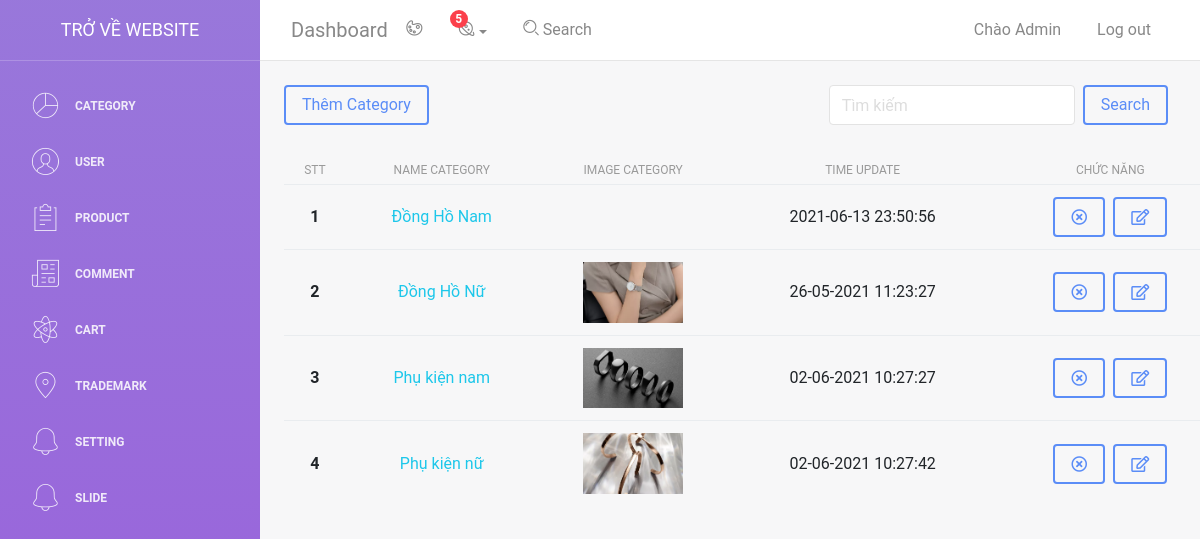
The app's page /admin/light-bootstrap-dashboard-master/examples/category.php?q=category (signed in), older data.
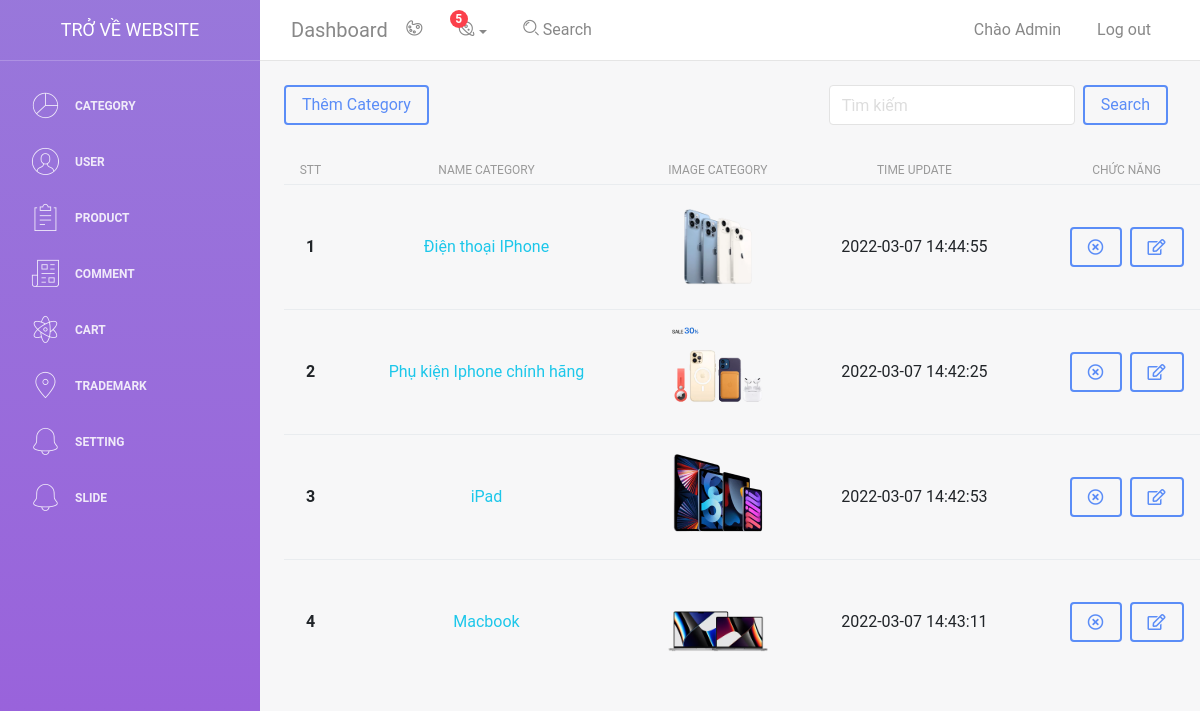
The same page, newer data.
### tables this page shows
CREATE TABLE `users` (
  `id_user` int(11) NOT NULL,
  `name` varchar(50) NOT NULL,
  `email` text NOT NULL,
  `phone` int(11) NOT NULL,
  `address` text NOT NULL,
  `password` text NOT NULL,
  `image` text NOT NULL,
  `admin` bit(1) NOT NULL,
  `time` text NOT NULL,
  `time_update` text NOT NULL
);

CREATE TABLE `categories` (
  `id_category` int(11) NOT NULL,
  `name_category` varchar(50) NOT NULL,
  `image_banner` text NOT NULL,
  `image` text NOT NULL,
  `time_old` text NOT NULL,
  `time_update` text NOT NULL
);

### admin/light-bootstrap-dashboard-master/examples/category_show.php (the view)
<div class="d-flex justify-content-between">
  <?php
  if (isset($_COOKIE['user'])) {
    $email = $_COOKIE['user'];
    $sql_user = "SELECT * FROM `users` WHERE `email` = '$email'";
    $result_user = $conn->query($sql_user);
    if ($result_user->num_rows > 0) {
      while ($row_user = $result_user->fetch_assoc()) {
        $admin = $row_user['admin'];
      }
    }
    if ($admin == 1) {
      echo '<div class="m-4">
        <a class="btn btn-primary" href="category.php?q=them">Thêm Category</a>
    </div>
    <div class="search m-4">
        <form method="post" action="" class="d-flex">
          <div class="me-2">
            <input type="text" required placeholder="Tìm kiếm" name="search" class="form-control" id="exampleInputEmail1" aria-describedby="emailHelp">
          </div>
          <button type="submit" name="submit_search" class="btn mx-2 btn-primary">Search</button>
        </form>
      </div>
    </div>
    <table class="table mx-4">
      <thead>
        <tr class="update">
          <th scope="col" style="text-align: center !important;">STT</th>
          <th scope="col" style="text-align: center !important;">NAME CATEGORY</th>
          <th scope="col" style="text-align: center !important;">IMAGE CATEGORY</th>
          <th scope="col" style="text-align: center !important;">TIME UPDATE</th>
          <th scope="col" style="text-align: center !important;">CHỨC NĂNG</th>
        </tr>
      </thead>
      <tbody>';
      if (isset($_POST['submit_search'])) {
        $search = $_POST['search'];
        $tim = "SELECT * FROM `categories` WHERE `name_category` LIKE '%$search%'";
        $result_search = $conn->query($tim);
        $dem = 1;
        if ($result_search->num_rows > 0) {
          while ($row_search = $result_search->fetch_assoc()) {
            echo '<tr>
                  <th style="text-align: center !important;" scope="row">' . $dem . '</th>
                  <td style="text-align: center !important;"><a href="../../../category.php?id='.$row_search['id_category'].'">' . $row_search['name_category'] . '</a></td>
                  <td style="text-align: center !important;"><img width="100px" src="images/category/' . $row_search['image'] . '" alt=""></td>
                  <td style="text-align: center !important;">' . $row_search['time_update'] . '</td>
                  <td style="text-align: center !important;"><a href="category_delete.php?id=' . $row_search['id_category'] . '" onclick="return confirm(\'Bạn có muốn xóa không ?\')"><i class="fas mx-1 btn btn-primary fa-times-circle"></i></a><a href="category_update.php?q=sua&id=' . $row_search['id_category'] . '"><i class="mx-1 btn btn-primary fas fa-edit"></i></a></td>
                </tr>';
            $dem++;
          }
        } else {
          echo '<div class="alert alert-danger" role="alert">
              <p class="m-0">Kết quả tìm kiếm không có!!!</p>
            </div>';
        }
      } else {
        include 'db.php';
        $sql = "SELECT * FROM `categories`";
        $result = $conn->query($sql);
        $dem = 1;
        if ($result->num_rows > 0) {
          while ($row = $result->fetch_assoc()) {
            echo '<tr>
                  <th style="text-align: center !important;" scope="row">' . $dem . '</th>
                  <td style="text-align: center !important;"><a href="../../../category.php?id='.$row['id_category'].'">' . $row['name_category'] . '</td>
                  <td style="text-align: center !important;"><img width="100px" src="images/category/' . $row['image'] . '" alt=""></td>
                  <td style="text-align: center !important;">' . $row['time_update'] . '</td>
                  <td style="text-align: center !important;"><a href="category_delete.php?id=' . $row['id_category'] . '" onclick="return confirm(\'Bạn có muốn xóa không ?\')"><i class="fas mx-1 btn btn-primary fa-times-circle"></i></a><a href="category_update.php?q=sua&id=' . $row['id_category'] . '"><i class="mx-1 btn btn-primary fas fa-edit"></i></a></td>
                </tr>';
            $dem++;
          }
        }
      }
    } else {
      echo '<div class="alert mx-auto mt-5 alert-danger">
            <span>Bạn không phải admin!!!</span>
        </div>';
    }
  }
  ?>
  </tbody>
  </table>

### admin/light-bootstrap-dashboard-master/examples/category.php (shortened to what this page needs)
<?php
if (isset($_COOKIE['user'])) {
    include 'header.php';
    include 'db.php';
    if (isset($_GET['q'])) {
        $q = $_GET['q'];
        switch ($q) {
            case 'category':
                include 'category_show.php';
                break;
        }
    }
} else {
    header('Location: https://lh3.googleusercontent.com/proxy/APYMtvaXeetaz24UWRkUEv8lD0C6OD6Kv0Wgwrbw_CODDpkxtyCvyQ6gFhMcywNIsz112fQGmPDbBhXxGfdANHlsr6voTHeqhE_nyGMSOwdI5UKGvYPR7RxWDdtf');
}
?>

### admin/light-bootstrap-dashboard-master/examples/header.php (shortened to what this page needs)
<!DOCTYPE html>
<html lang="en">
<head>
    <link rel="stylesheet" href="https://cdnjs.cloudflare.com/ajax/libs/font-awesome/5.15.3/css/all.min.css" />
    <link href="../assets/css/bootstrap.min.css" rel="stylesheet" />
    <link href="../assets/css/light-bootstrap-dashboard.css?v=2.0.0 " rel="stylesheet" />
    <link href="../assets/css/demo.css?v=<?php echo time(); ?>" rel="stylesheet" />
</head>
<body>
    <div class="wrapper">
        <div class="sidebar" data-image="../assets/img/sidebar-5.jpg">
            <div class="sidebar-wrapper">
                <div class="logo">
                    <a href="../../../index.php" class="simple-text">
                        Trở về website
                    </a>
                </div>
                <ul class="nav">
                    <li class="nav-item">
                        <a class="nav-link" href="category.php?q=category">
                            <i class="nc-icon nc-chart-pie-35"></i>
                            <p>Category</p>
                        </a>
                    </li>
                    <li>
                        <a class="nav-link" href="user.php?q=user">
                            <i class="nc-icon nc-circle-09"></i>
                            <p>User </p>
                        </a>
                    </li>
                    <li>
                        <a class="nav-link" href="product.php?q=product">
                            <i class="nc-icon nc-notes"></i>
                            <p>Product</p>
                        </a>
                    </li>
                    <li>
                        <a class="nav-link" href="./comment.php">
                            <i class="nc-icon nc-paper-2"></i>
                            <p>Comment</p>
                        </a>
                    </li>
                    <li>
                        <a class="nav-link" href="cart.php">
                            <i class="nc-icon nc-atom"></i>
                            <p>Cart</p>
                        </a>
                    </li>
                    <li>
                        <a class="nav-link" href="trademark.php">
                            <i class="nc-icon nc-pin-3"></i>
                            <p>Trademark</p>
                        </a>
                    </li>
                    <li>
                        <a class="nav-link" href="setting.php">
                            <i class="nc-icon nc-bell-55"></i>
                            <p>Setting</p>
                        </a>
                    </li>
                    <li>
                        <a class="nav-link" href="slide.php">
                            <i class="nc-icon nc-bell-55"></i>
                            <p>Slide</p>
                        </a>
                    </li>
                </ul>
            </div>
        </div>
        <div class="main-panel">
            <nav class="navbar navbar-expand-lg " color-on-scroll="500">
                <div class="container-fluid">
                    <a class="navbar-brand" href="#pablo"> Dashboard </a>
                    <div class="collapse navbar-collapse justify-content-end" id="navigation">
                        <ul class="nav navbar-nav mr-auto">
                            <li class="nav-item">
                                <a href="#" class="nav-link" data-toggle="dropdown">
                                    <i class="nc-icon nc-palette"></i>
                                </a>
                            </li>
                            <li class="dropdown nav-item">
                                <a href="#" class="dropdown-toggle nav-link" data-toggle="dropdown">
                                    <i class="nc-icon nc-planet"></i>
                                    <span class="notification">5</span>
                                </a>
                            </li>
                            <li class="nav-item">
                                <a href="#" class="nav-link">
                                    <i class="nc-icon nc-zoom-split"></i>
                                    <span class="d-lg-block">&nbsp;Search</span>
                                </a>
                            </li>
                        </ul>
                        <ul class="navbar-nav ml-auto">
                            <li class="nav-item">
                                <?php
                                    include 'db.php';
                                    if(isset($_COOKIE['user'])){
                                        $email = $_COOKIE['user'];
                                        $sql = "SELECT * FROM `users` WHERE `email` = '$email'";
                                        $result = $conn->query($sql);
                                        if($result->num_rows > 0){
                                            while ($row = $result->fetch_assoc()){
                                                echo '
                                                        <a class="nav-link" href="user.php">
                                                        <span class="no-icon">Chào Admin</span>
                                                    </a>
                                                ';
                                            }
                                        }
                                    }
                                ?>
                            </li>
                            <li class="nav-item">
                                <?php
                                    if(isset($_COOKIE['user'])){
                                        echo '<a class="nav-link" href="dangxuat.php">
                                        <span class="no-icon">Log out</span>
                                    </a>';
                                    }else{
                                        echo '<a class="nav-link" href="../../../login.php">
                                        <span class="no-icon">Đăng nhập</span>
                                    </a>';
                                    }
                                ?>
                            </li>
                        </ul>
                    </div>
                </div>
            </nav>

Row changes from the older to the newer data that the page shows:
changed categories: name_category "Đồng Hồ Nam" → "Điện thoại IPhone"; image: picture added; time_update "2021-06-13 23:50:56" → "2022-03-07 14:44:55"
changed categories: name_category "Đồng Hồ Nữ" → "Phụ kiện Iphone chính hãng"; image: a different picture; time_update "26-05-2021 11:23:27" → "2022-03-07 14:42:25"
changed categories: name_category "Phụ kiện nam" → "iPad"; image: a different picture; time_update "02-06-2021 10:27:27" → "2022-03-07 14:42:53"
changed categories: name_category "Phụ kiện nữ" → "Macbook"; image: a different picture; time_update "02-06-2021 10:27:42" → "2022-03-07 14:43:11"
